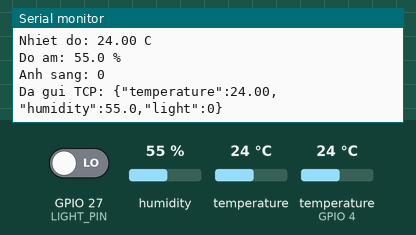
Bench run of a program on a simulated ESP32. On the bench: the last lines printed to the serial monitor. The inputs (shaded band) are chosen by the test bench; at power-on: humidity 55 %, temperature 24 °C, GPIO 27 (LIGHT_PIN) LOW, temperature (sensor on GPIO 4) 24 °C. WiFi joins after 1.5 s; servers stay silent unless stated.

Above: at 2.9 s.
3.0 s: humidity set to 22 %
At 4.92 s:
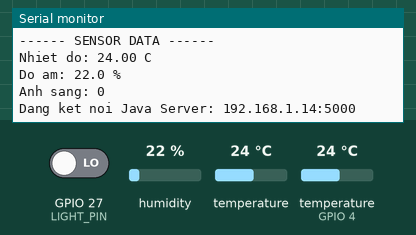
7.1 s: temperature (sensor 0) set to 12 °C
At 9.0 s:
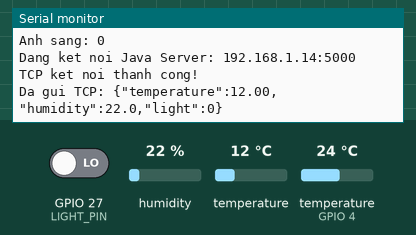
11.2 s: GPIO 27 (LIGHT_PIN) driven HIGH
At 12.6 s:
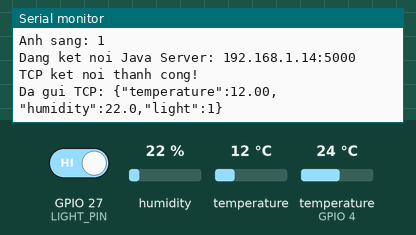
15.3 s: humidity set to 40 %
At 18.5 s:
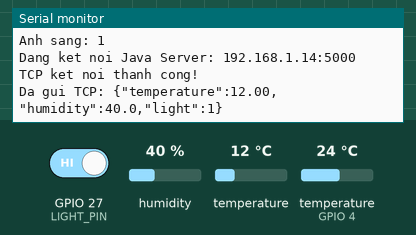
19.4 s: temperature (sensor 0) set to 19 °C
At 22.1 s:
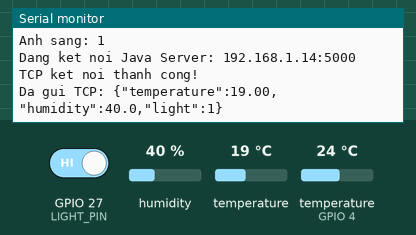
23.5 s: GPIO 27 (LIGHT_PIN) driven LOW
At 25.7 s:
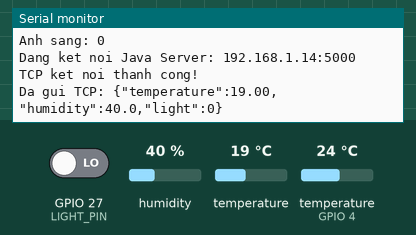
Timing chart, 0 to 27.2 s (numbered marks = the images above; inputs shaded):
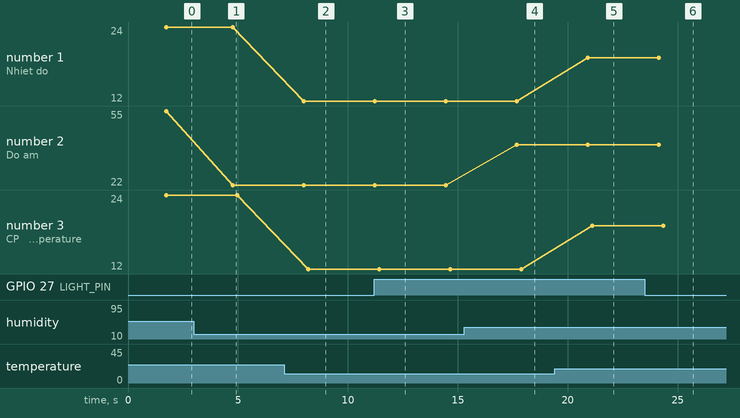

The program:

main.cpp
```cpp
#include <WiFi.h>
#include <Wire.h>
#include <Adafruit_Sensor.h>
#include <Adafruit_BMP280.h>
#include <DHT.h>

// ================= WIFI =================
const char* ssid = "P530";
const char* password = "1234567890";

// ================= JAVA TCP SERVER =================
const char* serverIP = "192.168.1.14";
const uint16_t serverPort = 5000;

WiFiClient client;

// ================= SENSOR PINS =================
#define BMP_SDA 21
#define BMP_SCL 22
#define DHT_PIN 4
#define DHT_TYPE DHT11
#define LIGHT_PIN 27

Adafruit_BMP280 bmp;
DHT dht(DHT_PIN, DHT_TYPE);

bool bmpReady = false;

// ================= WIFI CONNECTION =================
void connectWiFi() {
    Serial.print("Dang ket noi Wi-Fi");

    WiFi.mode(WIFI_STA);
    WiFi.begin(ssid, password);

    while (WiFi.status() != WL_CONNECTED) {
        delay(500);
        Serial.print(".");
    }

    Serial.println();
    Serial.println("Wi-Fi da ket noi!");
    Serial.print("IP ESP32: ");
    Serial.println(WiFi.localIP());
}

// ================= TCP CONNECTION =================
bool connectTCP() {
    if (client.connected()) {
        return true;
    }

    client.stop();

    Serial.print("Dang ket noi Java Server: ");
    Serial.print(serverIP);
    Serial.print(":");
    Serial.println(serverPort);

    if (client.connect(serverIP, serverPort)) {
        Serial.println("TCP ket noi thanh cong!");
        return true;
    }

    Serial.println("TCP ket noi that bai!");
    return false;
}

// ================= SETUP =================
void setup() {
    Serial.begin(115200);

    Wire.begin(BMP_SDA, BMP_SCL);

    if (bmp.begin(0x76)) {
        bmpReady = true;
    } else if (bmp.begin(0x77)) {
        bmpReady = true;
    }

    dht.begin();
    pinMode(LIGHT_PIN, INPUT);

    Serial.println("\n=== AI SMART SPACE ===");

    if (bmpReady) {
        Serial.println("BMP280: OK");
    } else {
        Serial.println("BMP280: KHONG TIM THAY");
    }

    connectWiFi();
    connectTCP();
}

// ================= MAIN LOOP =================
void loop() {
    // Neu Wi-Fi mat ket noi, thu ket noi lai
    if (WiFi.status() != WL_CONNECTED) {
        Serial.println("Wi-Fi mat ket noi, dang thu lai...");
        WiFi.disconnect();
        WiFi.begin(ssid, password);

        unsigned long startTime = millis();

        while (WiFi.status() != WL_CONNECTED &&
               millis() - startTime < 10000) {
            delay(500);
            Serial.print(".");
        }

        Serial.println();
    }

    // Doc nhiet do BMP280
    float temperature = NAN;

    if (bmpReady) {
        temperature = bmp.readTemperature();
    }

    // Doc do am DHT11
    float humidity = dht.readHumidity();

    // Doc trang thai anh sang
    int lightState = digitalRead(LIGHT_PIN);

    // In du lieu len Serial Monitor
    Serial.println("\n------ SENSOR DATA ------");

    Serial.print("Nhiet do: ");
    if (isnan(temperature)) {
        Serial.println("ERROR");
    } else {
        Serial.print(temperature, 2);
        Serial.println(" C");
    }

    Serial.print("Do am: ");
    if (isnan(humidity)) {
        Serial.println("ERROR");
    } else {
        Serial.print(humidity, 1);
        Serial.println(" %");
    }

    Serial.print("Anh sang: ");
    Serial.println(lightState);

    // Chi gui du lieu khi TCP da ket noi
    if (WiFi.status() == WL_CONNECTED && connectTCP()) {
        // Tao JSON hop le; gia tri loi se duoc gui thanh null
        String json = "{";

        json += "\"temperature\":";
        json += isnan(temperature) ? "null" : String(temperature, 2);

        json += ",\"humidity\":";
        json += isnan(humidity) ? "null" : String(humidity, 1);

        json += ",\"light\":";
        json += String(lightState);

        json += "}";

        // println tu them ky tu xuong dong de Java readLine() doc duoc
        client.println(json);

        Serial.print("Da gui TCP: ");
        Serial.println(json);
    } else {
        Serial.println("Chua gui duoc du lieu: TCP chua ket noi.");
    }

    delay(3000);
}
```

Measured:
- after the input at 3.0 s, the serial monitor: prints a new line after 1.8 s (image 1)
- after the input at 7.1 s, the serial monitor: prints a new line after 0.89 s (image 2)
- after the input at 11.2 s, the serial monitor: prints a new line at once (image 3)
- after the input at 15.3 s, the serial monitor: prints a new line after 2.4 s (image 4)
- after the input at 19.4 s, the serial monitor: prints a new line after 1.5 s (image 5)
- after the input at 23.5 s, the serial monitor: prints a new line after 0.65 s (image 6)
- plotted number 1: 24 → 12 after the input at 7.1 s, 12 → 19 after the input at 19.4 s
- plotted number 2: 55 → 22 after the input at 3.0 s, 22 → 40 after the input at 15.3 s
